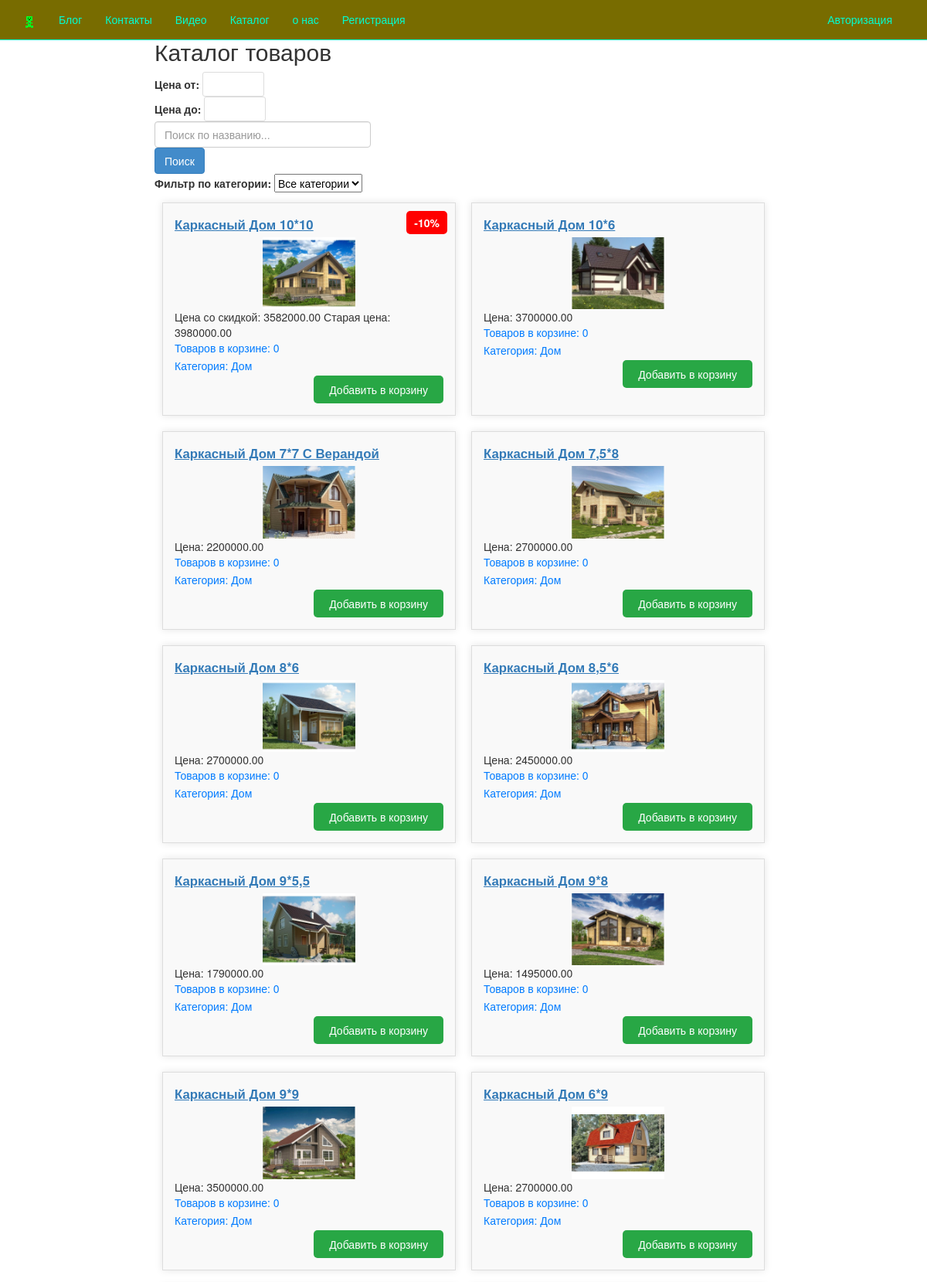
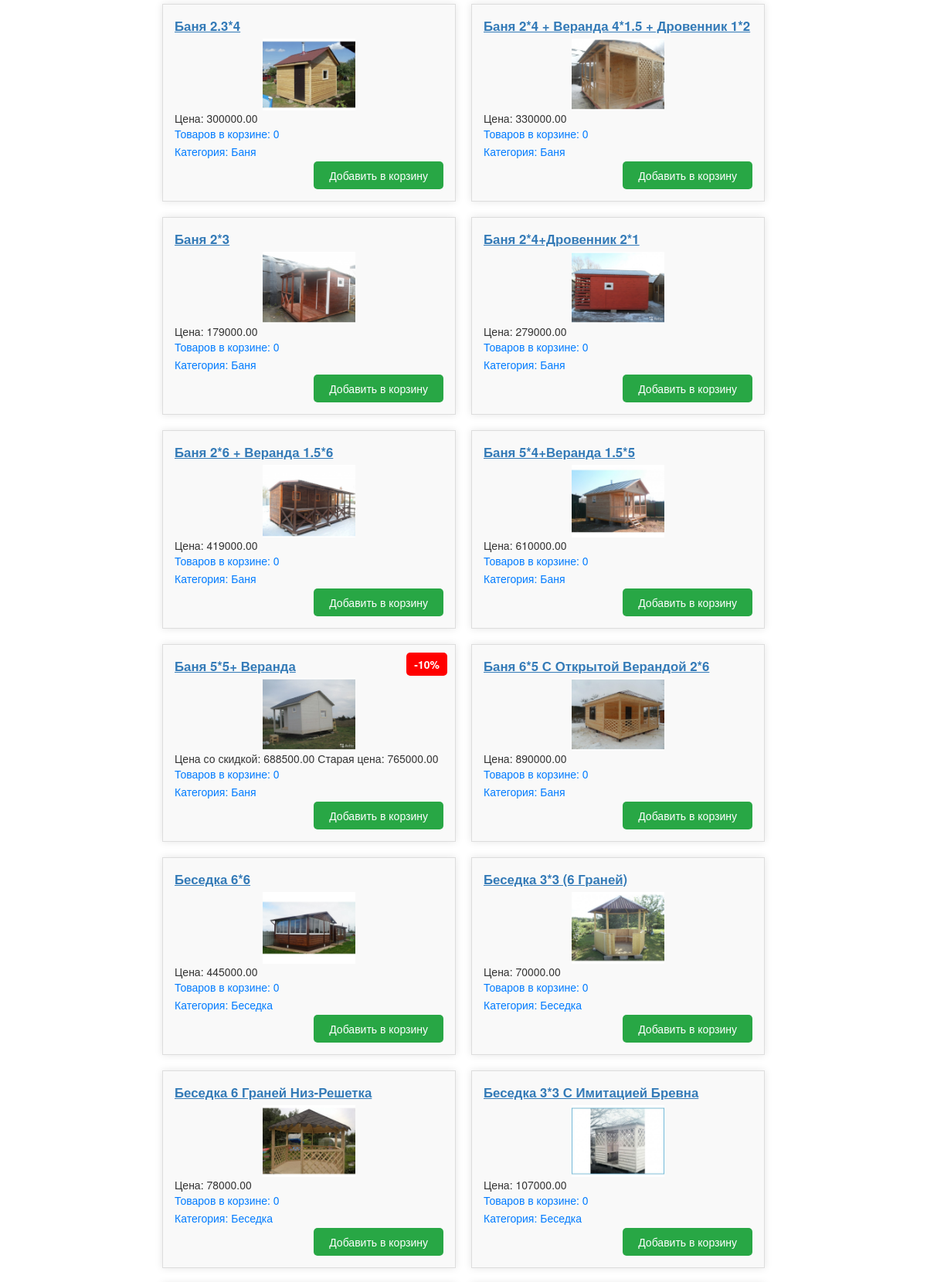
Page /catalog/ (upper part) on the committed database (2 pictures, top to bottom).
### app/models.py (models this page shows, shortened)
class Product(models.Model):
    name = models.CharField(max_length=255)
    description = models.TextField()
    price = models.DecimalField(max_digits=10, decimal_places=2)
    image = models.ImageField(upload_to='products/', blank=True, null=True)
    category = models.TextField()
    discount = models.DecimalField(max_digits=5, decimal_places=2, verbose_name="Скидка", default=0, null=True, blank=True)
    id = models.BigAutoField(primary_key=True)
    image = models.ImageField(upload_to='product_images/', blank=True, null=True)
    additional_images = models.ManyToManyField('ProductImage', blank=True, related_name='product')
    floors = models.IntegerField(verbose_name="Этажи", default=None, null=True)
    area = models.DecimalField(max_digits=10, decimal_places=2, verbose_name="Площадь", default=0, null=True)
    materials = models.CharField(max_length=255, verbose_name="Материалы", default='', null=True)

### app/views.py (the view)
# urls.py: path('catalog/', views.catalog, name='catalog'),
def catalog(request):
    categories = Category.objects.all()
    categories = Product.objects.values_list('category', flat=True).distinct()
    products = Product.objects.all()  # Замените на вашу модель товара
    cart = Cart(request)
    for product in products:
        product.cart_quantity = cart.get_quantity(product.id)
        if product.discount:
            product.discounted_price = product.price * (1 - product.discount / 100)
    category = request.GET.get('category')
    if category:
        products = products.filter(category=category)
    query = request.GET.get('q')
    if query:
        products = products.filter(name__icontains=query)#поисковая строка
    for product in products:
        product.cart_quantity = cart.get_quantity(product.id)
    context = {
        'products': products,
        'categories': categories
    }
    return render(request, 'app/catalog.html', context)

### app/cart.py (called while the page is built)
    def get_quantity(self, product_id):
        product_id = str(product_id)
        return self.cart.get(product_id, {}).get('quantity', 0)

### app/templates/app/catalog.html (shortened to what this page needs)
{% extends "app/layout.html" %}
{% block content %}
<div class="product-catalog">
    <h2>Каталог товаров</h2>
    <label for="price-filter-min">Цена от:</label>
    <input type="number" id="price-filter-min" onchange="filterByPrice()" class="price-input"><br>
    <label for="price-filter-max">Цена до:</label>
    <input type="number" id="price-filter-max" onchange="filterByPrice()" class="price-input">
    <form method="get" action="{% url 'catalog' %}" class="search-form">
        <input type="text" name="q" placeholder="Поиск по названию..." class="form-control">
        <button type="submit" class="btn btn-primary">Поиск</button>
    </form>
    <label for="category-filter">Фильтр по категории:</label>
    <select id="category-filter" onchange="filterByCategory(this.value)">
        <option value="">Все категории</option>
    </select>
    <div class="product-list">
        {% for product in products %}
        <div class="product-item" data-category="{{ product.category }}">
            <div class="product-info">
                <a href="{% url 'product_detail' product.id %}" class="product-name">{{ product.name }}</a>
                <a href="{% url 'product_detail' product.id %}" class="product-image-link">
                    <img src="{{ product.image.url }}" alt="{{ product.name }}" class="product-image" />
                </a>
                {% if product.discount > 0 %}
                <span class="discount-label">-{{ product.discount|floatformat:0 }}%</span>
                Цена со скидкой: <span class="price-value">{{ product.discounted_price|floatformat:2 }}</span>
                Старая цена: {{ product.price }}
                {% else %}
                Цена: <span class="price-value">{{ product.price }}</span>
                {% endif %}
                <p class="cart-info">Товаров в корзине: <span id="cart-items-count-{{ product.id }}">{{ product.cart_quantity }}</span></p>
                <p class="product-price">Категория: {{ product.category }}</p>
                <form method="post" action="{% url 'add_to_cart' product.id %}" class="add-to-cart-form">
                    <button class="add-to-cart-btn" data-product-id="{{ product.id }}">Добавить в корзину</button>
                </form>
            </div>
        </div>
        {% endfor %}
    </div>
</div>
{% endblock %}

### app/templates/app/layout.html (shortened to what this page needs)
<!DOCTYPE html>
<html>
<head>
    {% load static %}
    <link rel="stylesheet" type="text/css" href="{% static 'app/content/bootstrap.min.css' %}" />
    <link rel="stylesheet" type="text/css" href="{% static 'app/content/site.css' %}" />
    <link rel="stylesheet" type="text/css" href="{% static 'app/content/bootstrap.css' %}" />
    <link rel="stylesheet" type="text/css" href="{% static 'app/content/custom_orders.css' %}" />
    <link rel="stylesheet" type="text/css" href="{% static 'app/content/styles.css' %}" />
</head>
<body>
    <div class="navbar navbar-inverse navbar-fixed-top">
        <div class="container">
            <div class="navbar-header">
                <a href="/" class="navbar-brand"> <img src="{% static 'app/content/favicons.ico' %}" alt="logo" /> </a>
            </div>
            <div class="navbar-collapse collapse">
                <ul class="nav navbar-nav">
                    <li><a href="{% url 'blog' %}">Блог</a></li>
                    <li><a href="{% url 'contact' %}">Контакты</a></li>
                    <li><a href="{% url 'videopost' %}">Видео</a></li>
                    <li><a href="{% url 'catalog' %}">Каталог</a></li>
                    <li><a href="{% url 'about' %}">о нас</a></li>
                    {% if user.is_authenticated %}
                    <li><a href="{% url 'cart' %}">Корзина</a></li>
                    <li><a href="{% url 'my_orders' %}">Мои заказы</a></li>
                    {% if user.groups.all|length %}
                    <li><a href="{% url 'all_orders' %}">Все заказы</a></li>
                    {% endif %}
                    {% if user.is_superuser %}
                    <li><a href="{% url 'newpost' %}">Добавить статью</a></li>
                    <li><a href="{% url 'add_product' %}">Добавить товар</a></li>
                    {% endif %}
                    {% else %}
                    <li><a href="{% url 'registration' %}">Регистрация</a></li>
                    {% endif %}
                </ul>
                {% include 'app/loginpartial.html' %}
            </div>
        </div>
    </div>
    <div class="container body-content custom-content">
        {% block content %}{% endblock %}
    </div>
</body>
</html>

### app/templates/app/loginpartial.html
{% if user.is_authenticated %}
<form id="logoutForm" action="/logout/" method="post" class="navbar-right">
    {% csrf_token %}
    <ul class="nav navbar-nav navbar-right">
        <li><span class="navbar-brand">привет {{ user.username }}</span></li>
        <li><a href="javascript:document.getElementById('logoutForm').submit()">Выйти</a></li>
    </ul>
</form>
{% else %}
<ul class="nav navbar-nav navbar-right">
    <li><a href="{% url 'login' %}">Авторизация</a></li>
</ul>
{% endif %}

### app/static/app/content/site.css (style rules this page uses)
body { padding-top: 30px; padding-bottom: 20px; }
.body-content { padding-left: 15px; padding-right: 15px; }
input, select, textarea { max-width: 280px; }

### app/static/app/content/styles.css (style rules this page uses)
html, body { height: 100%; margin: 0; }
body { display: flex; flex-direction: column; }
.container.body-content { flex: 1 0 auto; }
.price-input { padding: 5px; border: 1px solid #ddd; border-radius: 3px; width: 80px; }
.product-catalog { max-width: 800px; margin: 0 auto; }
.discount-label { position: absolute; top: 10px; right: 10px; background-color: red; color: white; padding: 5px 10px; border-radius: 5px; font-weight: bold; }
.product-list { list-style: none; padding: 0; display: flex; flex-wrap: wrap; }
.product-item { border: 1px solid #ddd; margin: 10px; padding: 15px; width: calc(50% - 20px); box-sizing: border-box; background-color: #f9f9f9; box-shadow: 0px 0px 10px rgba(0, 0, 0, 0.1); transition: transform 0.3s ease; position: relative; }
.product-info { width: 100%; }
.product-name { text-decoration: none; color: #333; font-size: 1.2em; font-weight: bold; display: block; margin-bottom: 5px; }
.product-image { max-width: 120px; max-height: 120px; display: block; margin: 0 auto; overflow: hidden; }
.product-price { font-size: 1em; color: #007BFF; margin-bottom: 3px; }
.cart-info { margin-bottom: 3px; color: #007BFF; }
.add-to-cart-form { text-align: right; }
.add-to-cart-btn { background-color: #28A745; color: #fff; padding: 8px 20px; border: none; cursor: pointer; border-radius: 5px; transition: background-color 0.3s ease; }
.product-name { cursor: pointer; color: #337ab7; text-decoration: underline; }

### rows in the picture
Product: name "Каркасный Дом 10*10", image (picture), discount "10", discounted_price "3582000.00", price "3980000.00", cart_quantity "0", category "Дом"
Product: name "Каркасный Дом 10*6", image (picture), price "3700000.00", cart_quantity "0", category "Дом"
Product: name "Каркасный Дом 7*7 С Верандой", image (picture), price "2200000.00", cart_quantity "0", category "Дом"
Product: name "Каркасный Дом 7,5*8", image (picture), price "2700000.00", cart_quantity "0", category "Дом"
Product: name "Каркасный Дом 8*6", image (picture), price "2700000.00", cart_quantity "0", category "Дом"
Product: name "Каркасный Дом 8,5*6", image (picture), price "2450000.00", cart_quantity "0", category "Дом"
Product: name "Каркасный Дом 9*5,5", image (picture), price "1790000.00", cart_quantity "0", category "Дом"
Product: name "Каркасный Дом 9*8", image (picture), price "1495000.00", cart_quantity "0", category "Дом"
Product: name "Каркасный Дом 9*9", image (picture), price "3500000.00", cart_quantity "0", category "Дом"
Product: name "Каркасный Дом 6*9", image (picture), price "2700000.00", cart_quantity "0", category "Дом"
Product: name "Баня 2.3*4", image (picture), price "300000.00", cart_quantity "0", category "Баня"
Product: name "Баня 2*4 + Веранда 4*1.5 + Дровенник 1*2", image (picture), price "330000.00", cart_quantity "0", category "Баня"
Product: name "Баня 2*3", image (picture), price "179000.00", cart_quantity "0", category "Баня"
Product: name "Баня 2*4+Дровенник 2*1", image (picture), price "279000.00", cart_quantity "0", category "Баня"
Product: name "Баня 2*6 + Веранда 1.5*6", image (picture), price "419000.00", cart_quantity "0", category "Баня"
Product: name "Баня 5*4+Веранда 1.5*5", image (picture), price "610000.00", cart_quantity "0", category "Баня"
Product: name "Баня 5*5+ Веранда", image (picture), discount "10", discounted_price "688500.00", price "765000.00", cart_quantity "0", category "Баня"
Product: name "Баня 6*5 С Открытой Верандой 2*6", image (picture), price "890000.00", cart_quantity "0", category "Баня"
Product: name "Беседка 6*6", image (picture), price "445000.00", cart_quantity "0", category "Беседка"
Product: name "Беседка 3*3 (6 Граней)", image (picture), price "70000.00", cart_quantity "0", category "Беседка"
Product: name "Беседка 6 Граней Низ-Решетка", image (picture), price "78000.00", cart_quantity "0", category "Беседка"
Product: name "Беседка 3*3 С Имитацией Бревна", image (picture), price "107000.00", cart_quantity "0", category "Беседка"
